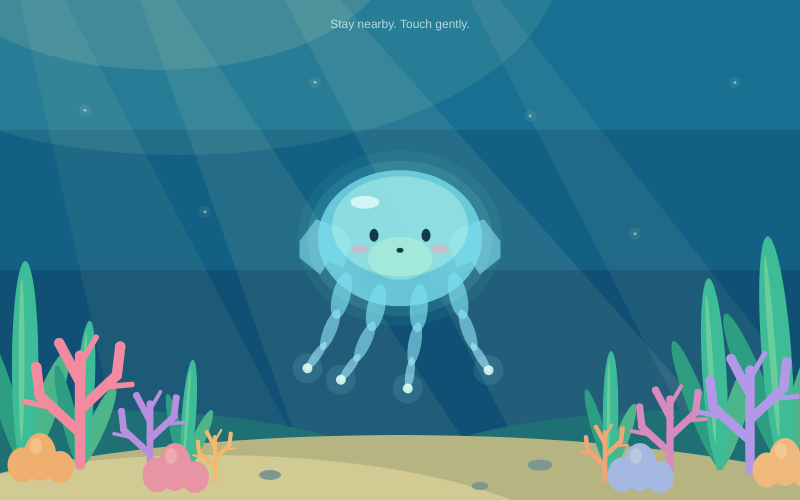
Frame 1 (no input)
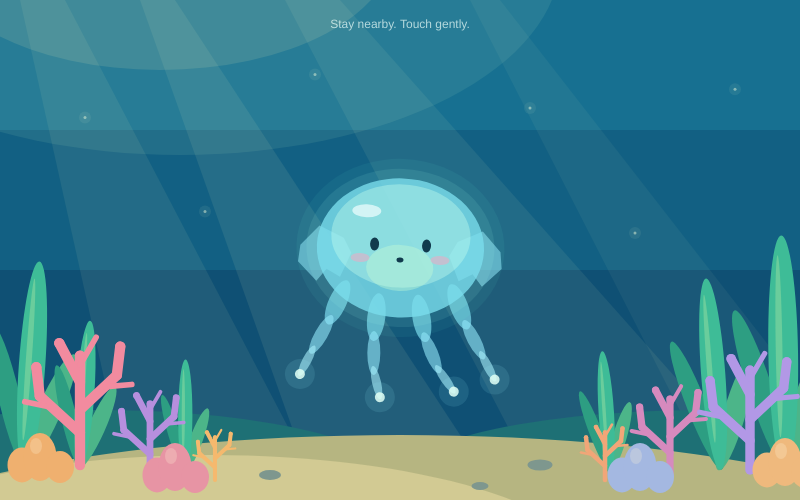
Frame 60 (no input)
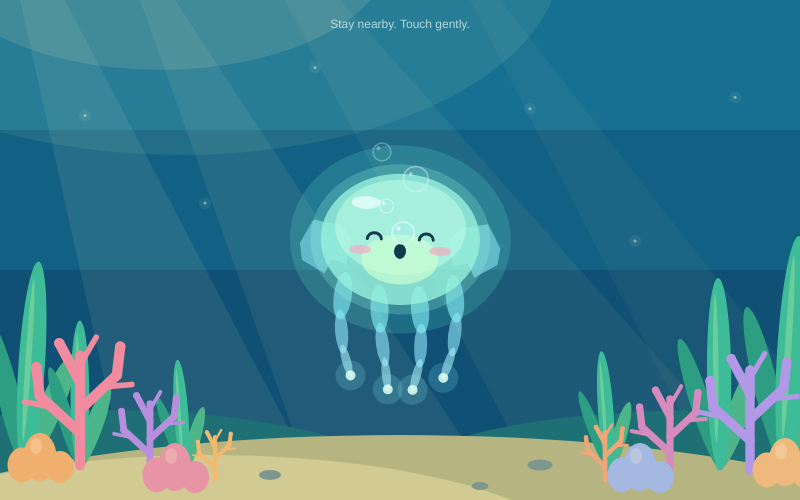
Frame 120 (the mouse pressed at the canvas centre since frame 60)

The p5.js sketch that drew these frames (run headless with seeded random() and noise() and a simulated clock; from frame 60 on, the mouse is pressed at the canvas centre):

// p5.js sketch
// ── sketch.js
// 0 = calm, 1 = bubbles, 2 = hiding
let mood = 0;
let moodTimer = 0;

// Happiness and hiding
let happiness = 0;
let nearbyTime = 0;
let hideAmount = 0;

// Count quick clicks
let clickCount = 0;
let clickStart = 0;

// Bubble starting point
let bubbleY = 250;

// Small differences each time
let breathSpeed;
let glowRed;


// SETUP

function setup() {
  createCanvas(800, 500);

  breathSpeed = random(0.03, 0.045);
  glowRed = random(195, 235);
}

// MAIN LOOP

function draw() {
  updateMood();
  drawOcean();

  // Darkness follows the creature's retreat
  push();
  noStroke();
  fill(3, 12, 30, hideAmount * 200);
  rect(0, 0, width, height);
  pop();

  drawCreature();

  if (mood === 1) {
    drawBubbles();
  }

  // A short hint
  push();
  noStroke();
  textAlign(CENTER);
  textSize(12);
  fill(230, 250, 245, 190);

  if (mood === 2) {
    text("Give it some quiet time...", 400, 28);
  } else {
    text("Stay nearby. Touch gently.", 400, 28);
  }

  pop();
}

// MOOD

function updateMood() {
  if (mood !== 0) {
    moodTimer = moodTimer + 1;
  }

  if (mood === 2) {
    nearbyTime = 0;
    happiness = max(0, happiness - 0.04);

    if (moodTimer < 90) {
      // Swim away
      hideAmount = min(1, hideAmount + 0.018);
    } else if (moodTimer > 210) {
      // Slowly come back
      hideAmount = max(0, hideAmount - 0.01);

      if (hideAmount === 0) {
        mood = 0;
        moodTimer = 0;
        clickCount = 0;
      }
    }
  } else {
    // Finish the bubble animation
    if (mood === 1 && moodTimer >= 160) {
      mood = 0;
      moodTimer = 0;
    }

    let bodyY =
      250 + sin(frameCount * 0.025) * 10 - 12;

    let mouseDistance =
      dist(mouseX, mouseY, 400, bodyY);

    // Wait near the creature to gain its attention
    if (
      mouseDistance < 150 &&
      mouseX >= 0 && mouseX <= width &&
      mouseY >= 0 && mouseY <= height
    ) {
      nearbyTime = nearbyTime + 1;

      if (nearbyTime > 30) {
        happiness = min(1, happiness + 0.02);
      }
    } else {
      nearbyTime = 0;
      happiness = max(0, happiness - 0.02);
    }
  }
}

function mousePressed() {
  // Let the hiding animation finish
  if (mood !== 2) {
    let bodyY =
      250 + sin(frameCount * 0.025) * 10 - 12;

    let clickDistance =
      dist(mouseX, mouseY, 400, bodyY);

    if (clickDistance < 70) {
      let now = millis();

      // Count clicks in a one-second window
      if (clickCount === 0 || now - clickStart > 1000) {
        clickCount = 1;
        clickStart = now;
      } else {
        clickCount = clickCount + 1;
      }

      if (clickCount >= 3) {
        // Too much touching makes it escape
        mood = 2;
        moodTimer = 0;
        nearbyTime = 0;
      } else if (mood === 0) {
        // One gentle touch makes bubbles
        mood = 1;
        moodTimer = 0;
        bubbleY = 250 + sin(frameCount * 0.025) * 10;
      }
    }
  }
}

// CREATURE

function drawCreature() {
  push();

  // Move off the right side when hiding
  translate(
    400 + hideAmount * 540,
    250 + sin(frameCount * 0.025) * 10
      + hideAmount * 35
  );

  rotate(sin(frameCount * 0.02) * 0.04);

  // A short frightened shake
  if (mood === 2 && moodTimer < 30) {
    rotate(sin(moodTimer * 0.8) * 0.12);
  }

  scale(1 - hideAmount * 0.2);
  noStroke();

  drawTentacle(-54, 28, 0.25, 0);
  drawTentacle(-20, 40, 0.08, 1);
  drawTentacle(20, 40, -0.08, 2);
  drawTentacle(54, 28, -0.25, 3);

  drawFin(-77, -8, -0.3, 0);
  drawFin(77, -8, 0.3, PI);

  drawBody();
  drawFace();

  pop();
}

function drawBody() {
  let breath = sin(frameCount * breathSpeed) * 5;
  let light = 1 - hideAmount * 0.8;

  // Outer glow
  fill(110, 255, 220, (15 + happiness * 45) * light);
  ellipse(
    0, -12,
    205 + breath + happiness * 35,
    175 + breath + happiness * 30
  );

  fill(160, 255, 230, (25 + happiness * 50) * light);
  ellipse(0, -12, 185 + breath, 155 + breath);

  // Blue body changes to bright mint
  fill(
    123 + happiness * 50 - hideAmount * 40,
    222 + happiness * 33 - hideAmount * 60,
    238 - happiness * 28 - hideAmount * 40,
    200
  );
  ellipse(0, -12, 164 + breath, 136 + breath);

  fill(200, 255, 235, 95 + happiness * 50);
  ellipse(0, -24, 136 + breath, 100 + breath);

  // Inner light
  fill(glowRed, 255, 210, (90 + happiness * 145) * light);
  ellipse(
    0, 8,
    64 + breath + happiness * 30,
    43 + breath + happiness * 20
  );

  // Highlight
  fill(245, 255, 255, 170);
  ellipse(-35, -48, 29, 13);
}

function drawFace() {
  push();
  noStroke();
  fill(17, 58, 77);

  if (mood === 2) {
    // Scared face
    ellipse(-26, -15, 11, 5);
    ellipse(26, -15, 11, 5);
    ellipse(0, 0, 5, 8);
  } else {
    if (happiness > 0.6) {
      // Happy eyes
      noFill();
      stroke(17, 58, 77);
      strokeWeight(3);
      arc(-26, -12, 14, 12, PI, TWO_PI);
      arc(26, -12, 14, 12, PI, TWO_PI);
      noStroke();
    } else {
      ellipse(-26, -15, 9, 13);
      ellipse(26, -15, 9, 13);
    }

    if (mood === 1) {
      fill(17, 58, 77);
      ellipse(0, 0, 12, 15);
    } else if (happiness > 0.6) {
      noFill();
      stroke(17, 58, 77);
      strokeWeight(2.5);
      arc(0, -1, 15, 12, 0, PI);
    } else {
      fill(17, 58, 77);
      ellipse(0, 0, 7, 5);
    }
  }

  // Pink cheeks
  noStroke();
  fill(255, 160, 190, 120 + happiness * 60);
  ellipse(-40, -1, 19 + happiness * 5, 9);
  ellipse(40, -1, 19 + happiness * 5, 9);

  pop();
}

function drawTentacle(xPos, yPos, angle, phase) {
  push();
  translate(xPos, yPos);
  rotate(angle + sin(frameCount * 0.035 + phase) * 0.16);

  fill(128, 223, 242, 170);
  ellipse(0, 18, 18, 48);

  translate(0, 37);
  rotate(sin(frameCount * 0.035 + phase + 0.6) * 0.22);
  fill(145, 230, 248, 155);
  ellipse(0, 17, 13, 44);

  translate(0, 34);
  rotate(sin(frameCount * 0.035 + phase + 1.2) * 0.25);
  fill(169, 240, 252, 150);
  ellipse(0, 13, 9, 34);

  fill(155, 242, 255, 28 + happiness * 25);
  circle(0, 28, 30);
  fill(224, 255, 245, 220);
  circle(0, 28, 10);

  pop();
}

function drawFin(xPos, yPos, angle, phase) {
  push();
  translate(xPos, yPos);
  rotate(angle + sin(frameCount * 0.04 + phase) * 0.15);

  fill(147, 228, 247, 140);
  beginShape();
  vertex(0, -24);
  vertex(-22, -8);
  vertex(-27, 8);
  vertex(-12, 30);
  vertex(0, 20);
  vertex(12, 30);
  vertex(27, 8);
  vertex(22, -8);
  endShape(CLOSE);

  pop();
}

// BUBBLES

function drawBubbles() {
  drawBubble(0, 18, -0.3);
  drawBubble(15, 25, 0.35);
  drawBubble(30, 14, -0.45);
  drawBubble(45, 22, 0.2);
}

function drawBubble(delay, bubbleSize, drift) {
  let age = moodTimer - delay;

  if (age >= 0 && age < 100) {
    push();

    let x = 400 + age * drift;
    let y = bubbleY - age * 1.8;
    let opacity = 1 - age / 100;
    let currentSize = bubbleSize;

    if (age < 10) {
      currentSize = bubbleSize * (0.3 + age * 0.07);
    }

    stroke(220, 255, 255, 200 * opacity);
    strokeWeight(1.5);
    fill(160, 235, 255, 40 * opacity);
    circle(x, y, currentSize);

    noStroke();
    fill(255, 255, 255, 200 * opacity);
    circle(x - currentSize * 0.2, y - currentSize * 0.2, 4);

    pop();
  }
}

// SUNNY OCEAN

function drawOcean() {
  background(23, 112, 145);

  push();
  noStroke();

  // Layers of deeper water
  fill(18, 96, 131);
  rect(0, 130, 800, 370);
  fill(15, 80, 116);
  rect(0, 270, 800, 230);

  // Warm light near the surface
  fill(210, 245, 190, 22);
  ellipse(180, -40, 760, 390);
  fill(255, 245, 175, 30);
  ellipse(160, -55, 470, 250);

  // Sunlight enters the water
  drawSunbeam(20, 45, 120, 300, 0);
  drawSunbeam(140, 35, 300, 470, 1);
  drawSunbeam(285, 55, 520, 740, 2);
  drawSunbeam(470, 30, 700, 850, 3);

  // Distant seabed
  fill(30, 112, 117);
  ellipse(100, 490, 620, 160);
  ellipse(700, 495, 650, 170);

  // Warm sand
  fill(182, 181, 129);
  ellipse(400, 570, 1150, 270);
  fill(210, 202, 147);
  ellipse(210, 570, 760, 230);

  // Seaweed at the sides
  drawSeaweed(25, 465, 1.2, 0);
  drawSeaweed(80, 465, 0.85, 1);
  drawSeaweed(185, 470, 0.65, 2);
  drawSeaweed(610, 470, 0.7, 3);
  drawSeaweed(720, 465, 1.1, 4);
  drawSeaweed(785, 465, 1.35, 5);

  // Colorful coral
  drawCoral(80, 465, 1.15, 242, 139, 159);
  drawCoral(150, 475, 0.75, 183, 143, 222);
  drawCoral(215, 480, 0.45, 245, 185, 110);
  drawCoral(605, 480, 0.5, 241, 166, 120);
  drawCoral(670, 475, 0.8, 214, 138, 190);
  drawCoral(750, 470, 1.05, 178, 152, 230);

  // Rounded coral clusters
  drawCoralCluster(40, 475, 239, 176, 111);
  drawCoralCluster(175, 485, 231, 148, 164);
  drawCoralCluster(640, 485, 164, 184, 225);
  drawCoralCluster(785, 480, 239, 185, 125);

  // Small stones
  fill(126, 151, 142);
  ellipse(270, 475, 22, 10);
  ellipse(480, 486, 17, 8);
  ellipse(540, 465, 25, 11);

  // Light floating in the water
  drawWaterLight(85, 110, 0);
  drawWaterLight(205, 205, 1);
  drawWaterLight(315, 75, 2);
  drawWaterLight(530, 115, 3);
  drawWaterLight(635, 240, 4);
  drawWaterLight(735, 90, 5);

  pop();
}

function drawSunbeam(topX, beamWidth, bottomLeft, bottomRight, phase) {
  push();
  noStroke();

  let shimmer = 15 + sin(frameCount * 0.012 + phase) * 5;
  fill(255, 248, 185, shimmer);

  beginShape();
  vertex(topX, 0);
  vertex(topX + beamWidth, 0);
  vertex(bottomRight, 450);
  vertex(bottomLeft, 450);
  endShape(CLOSE);

  pop();
}

function drawSeaweed(xPos, yPos, plantSize, phase) {
  push();
  translate(xPos, yPos);
  scale(plantSize);
  rotate(sin(frameCount * 0.018 + phase) * 0.08);
  noStroke();

  push();
  rotate(-0.3);
  fill(45, 158, 130);
  ellipse(0, -58, 18, 125);
  pop();

  push();
  rotate(0.35);
  fill(76, 181, 137);
  ellipse(0, -48, 20, 106);
  pop();

  fill(62, 188, 151);
  ellipse(0, -83, 22, 174);

  fill(174, 230, 164, 100);
  ellipse(-3, -88, 5, 135);

  pop();
}

function drawCoral(xPos, yPos, coralSize, r, g, b) {
  push();
  translate(xPos, yPos);
  scale(coralSize);

  // Simple branching lines
  stroke(r, g, b);
  strokeWeight(9);

  line(0, 0, 0, -95);
  line(0, -28, -35, -60);
  line(-35, -60, -38, -85);
  line(0, -48, 32, -78);
  line(32, -78, 35, -103);
  line(0, -72, -18, -106);

  strokeWeight(5);
  line(-24, -50, -48, -55);
  line(21, -68, 45, -70);
  line(0, -87, 14, -111);

  // Rounded tips
  noStroke();
  fill(r, g, b);
  circle(0, -95, 9);
  circle(-38, -85, 9);
  circle(35, -103, 9);
  circle(-18, -106, 9);

  pop();
}

function drawCoralCluster(xPos, yPos, r, g, b) {
  push();
  translate(xPos, yPos);
  noStroke();

  fill(r, g, b);
  ellipse(-18, -10, 29, 35);
  ellipse(0, -18, 33, 48);
  ellipse(20, -8, 28, 32);

  fill(255, 245, 215, 65);
  ellipse(-4, -29, 12, 16);

  pop();
}

function drawWaterLight(xPos, yPos, phase) {
  push();
  noStroke();

  let floatY = sin(frameCount * 0.02 + phase) * 8;

  fill(235, 255, 210, 18);
  circle(xPos, yPos + floatY, 12);

  fill(245, 255, 220, 120);
  circle(xPos, yPos + floatY, 3);

  pop();
}
